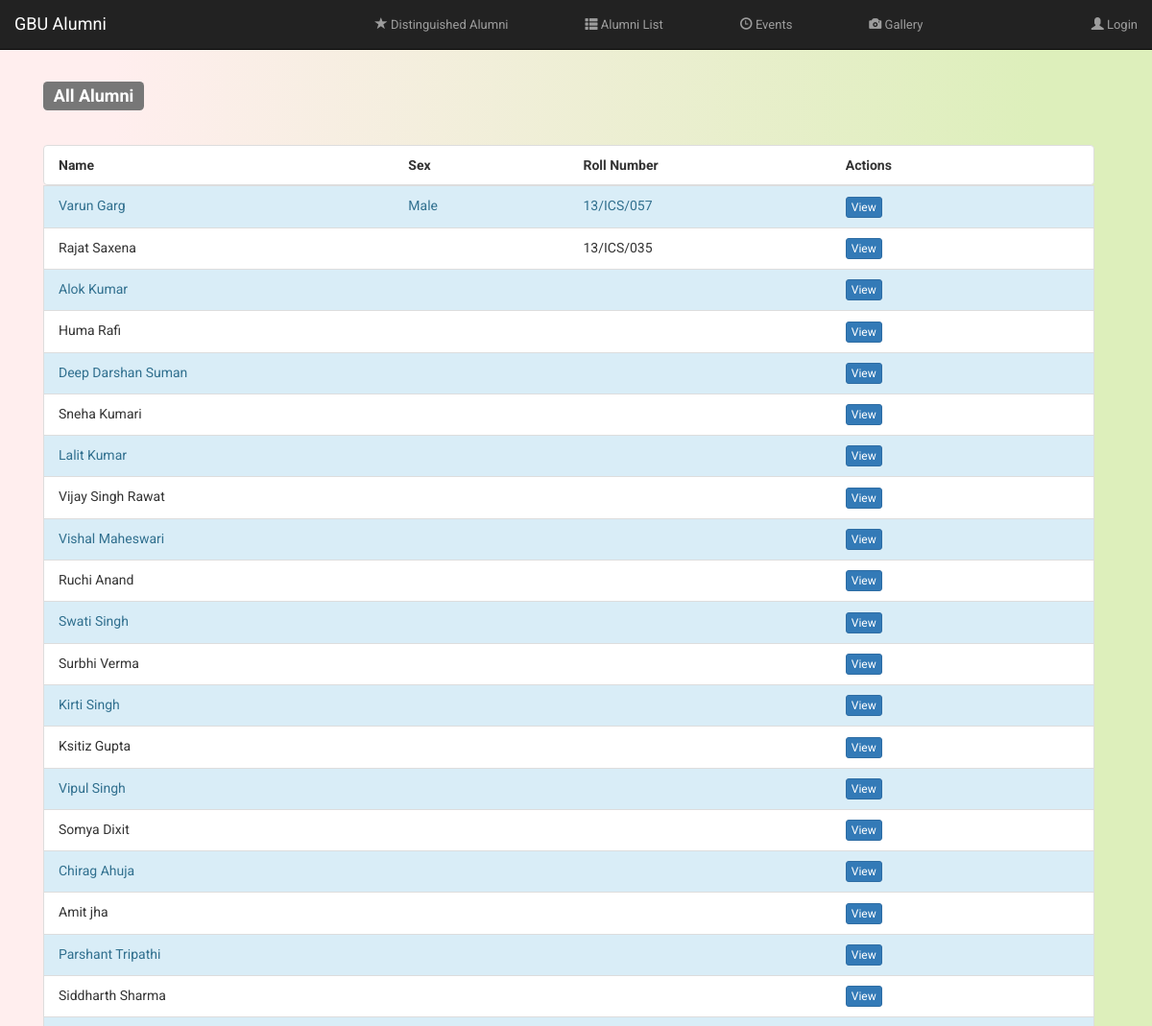
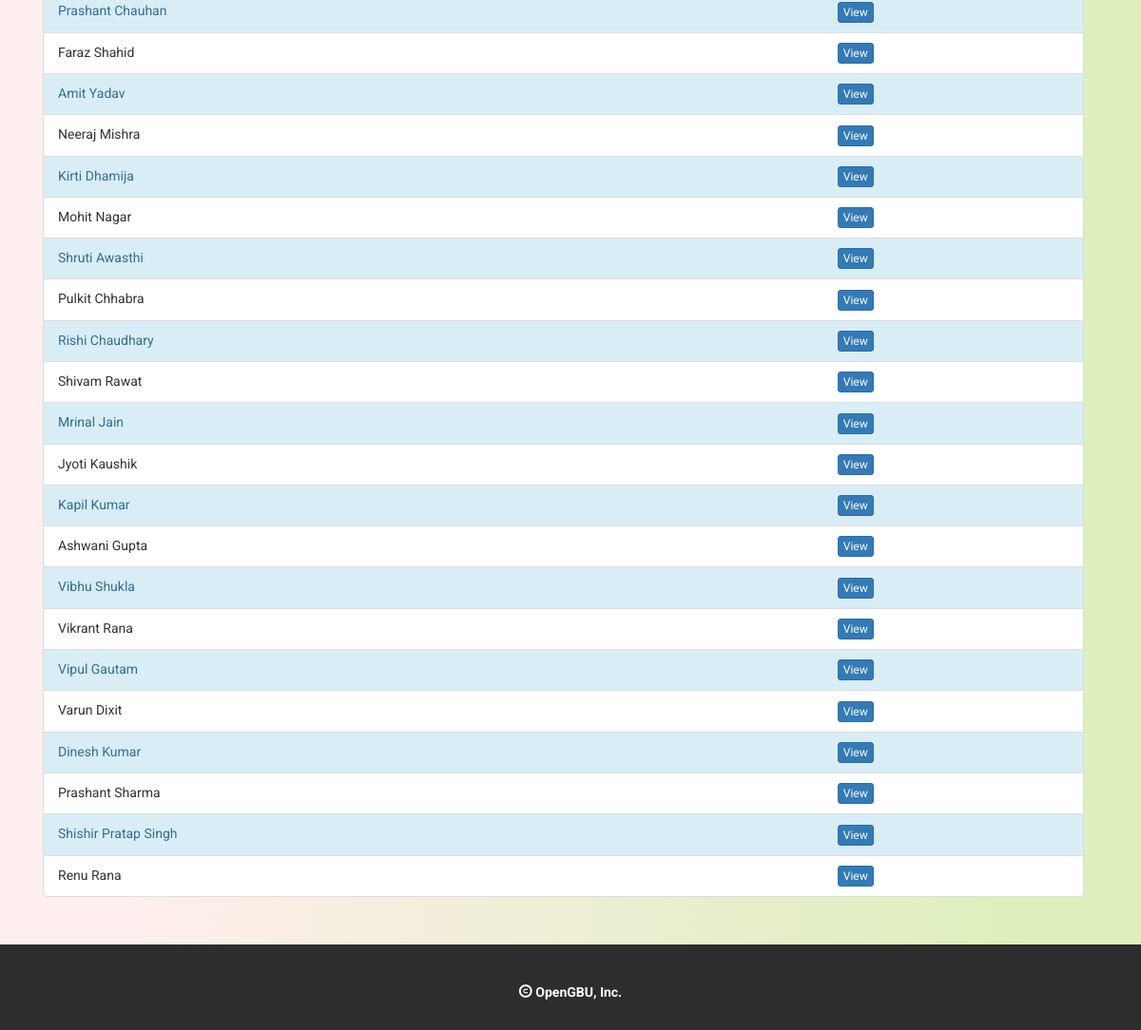
The page /alumni/alumni_list/all on the database its author committed (2 pictures, top to bottom).
### tables this page shows
CREATE TABLE IF NOT EXISTS `users` (
  `user_id` int(11) NOT NULL AUTO_INCREMENT,
  `username` varchar(25) NOT NULL,
  `password` varchar(200) NOT NULL,
  `type` varchar(40) NOT NULL,
  `email` varchar(50) NOT NULL,
  `active` int(11) NOT NULL DEFAULT '0',
  `profile_picture` varchar(50) NOT NULL,
  `full_name` varchar(40) NOT NULL,
  `roll_number` varchar(10) NOT NULL,
  `phone_number` varchar(15) NOT NULL,
  `confirmation_link` varchar(36) NOT NULL,
  `dob` varchar(100) NOT NULL,
  `address` text NOT NULL,
  `gender` varchar(100) NOT NULL,
  `marital_status` varchar(100) NOT NULL,
  `distinguished` int(11) NOT NULL,
  PRIMARY KEY (`user_id`)
);

### application/controllers/Alumni.php (called while the page is built, shortened)
<?php
class Alumni extends CI_Controller {
    public function alumni_list($dist) {
        $data['special'] = $dist;
        $this->load->view('pages/common/link');
        $this->load->view('pages/common/header');
        $this->load->view('pages/alumni/all_alumni', $data);
        $this->load->view('pages/common/footer');
    }
}

### index.php (called while the page is built, shortened)
<?php
require_once BASEPATH.'core/CodeIgniter.php';

### application/views/pages/alumni/all_alumni.php (the view, shortened to what this page needs)
<div class="container">
<div class ="col-sm-12" style="padding-top:50px; padding-bottom:50px;">
    <h3><span class="label label-default"><?=ucfirst($special);?> Alumni</span></h3>
	<br/><br/>
    <?php
	if($special=='all')
	{
		$select_rows = $this->db->query("select full_name, roll_number, users.user_id, gender from users;");
    }
	else if($special=='distinguished')
	{
		$select_rows = $this->db->query("select full_name, roll_number, users.user_id, gender from users where distinguished = '1';");
	}
    if ($select_rows->num_rows() > 0) {
        ?>
        <ul class="nav nav-list col-sm-12" id = "record_list">
            <b>
                <li class="list-group-item">
                    <div class="row">
                        <div class="col-sm-4">
                            Name
                        </div>
                        <div class="col-sm-2">
                            Sex
                        </div>
                        <div class="col-sm-3">
                            Roll Number
                        </div>
                        <div class="col-sm-3">
                            Actions
                        </div>
                    </div>
                </li>
            </b>
            <?php
			$count=0;
            foreach ($select_rows->result() as $row) {
                $count++;
				if($count%2==0)
				{
					$color='default';
				}
				else
				{
					$color='info';
				}
				?>
                <li class="list-group-item list-group-item-<?=$color?>">
                    <div class="row">
                        <div class="col-sm-4">
                            <?= $row->full_name ?>
                        </div>
                        <div class="col-sm-2">
                            <?= ucfirst($row->gender) ?>
                        </div>
                        <div class="col-sm-3">
                            <?= $row->roll_number ?>
                        </div>
                        <div class="col-sm-3">
                            <a href="<?= site_url('alumni_profile/load_profile?user_id=' . $row->user_id) ?>" class="btn btn-xs btn-primary">View</a>
                        </div>
                    </div>
                </li>
                <?php
            }
            ?>
        </ul>
        <?php
    } else {
        echo "<b>Nothing to Display, no Alumni Found</b>";
    }
    ?>
</div>
</div>

### application/views/pages/common/link.php (style rules this page uses)
body { padding-top: 25px; font-family: 'Roboto', sans-serif; }
body { background: -webkit-linear-gradient(90deg, #FFEEEE 10%, #DDEFBB 90%); background: -moz-linear-gradient(90deg, #FFEEEE 10%, #DDEFBB 90%); background: -ms-linear-gradient(90deg, #FFEEEE 10%, #DDEFBB 90%); background: -o-linear-gradient(90deg, #FFEEEE 10%, #DDEFBB 90%); background: linear-gradient(90deg, #FFEEEE 10%, #DDEFBB 90%); }

### application/views/pages/alumni/all_alumni.php (style rules this page uses)
h3 { padding: 0px; margin: 0px; }

### rows shown on the page
users: full_name "Varun Garg", gender "Male", roll_number "13/ICS/057"
users: full_name "Rajat Saxena", roll_number "13/ICS/035"
users: full_name "Alok Kumar"
users: full_name "Huma Rafi"
users: full_name "Deep Darshan Suman"
users: full_name "Sneha Kumari"
users: full_name "Lalit Kumar"
users: full_name "Vijay Singh Rawat"
users: full_name "Vishal Maheswari"
users: full_name "Ruchi Anand"
users: full_name "Swati Singh"
users: full_name "Surbhi Verma"
users: full_name "Kirti Singh"
users: full_name "Ksitiz Gupta"
users: full_name "Vipul Singh"
users: full_name "Somya Dixit"
users: full_name "Chirag Ahuja"
users: full_name "Amit jha"
users: full_name "Parshant Tripathi"
users: full_name "Siddharth Sharma"
users: full_name "Prashant Chauhan"
users: full_name "Faraz Shahid"
users: full_name "Amit Yadav"
users: full_name "Neeraj Mishra"
users: full_name "Kirti Dhamija"
users: full_name "Mohit Nagar"
users: full_name "Shruti Awasthi"
users: full_name "Pulkit Chhabra"
users: full_name "Rishi Chaudhary"
users: full_name "Shivam Rawat"
users: full_name "Mrinal Jain"
users: full_name "Jyoti Kaushik"
users: full_name "Kapil Kumar"
users: full_name "Ashwani Gupta"
users: full_name "Vibhu Shukla"
users: full_name "Vikrant Rana"
users: full_name "Vipul Gautam"
users: full_name "Varun Dixit"
users: full_name "Dinesh Kumar"
users: full_name "Prashant Sharma"
users: full_name "Shishir Pratap Singh"
users: full_name "Renu Rana"

### other values the page prints
$special "All"
